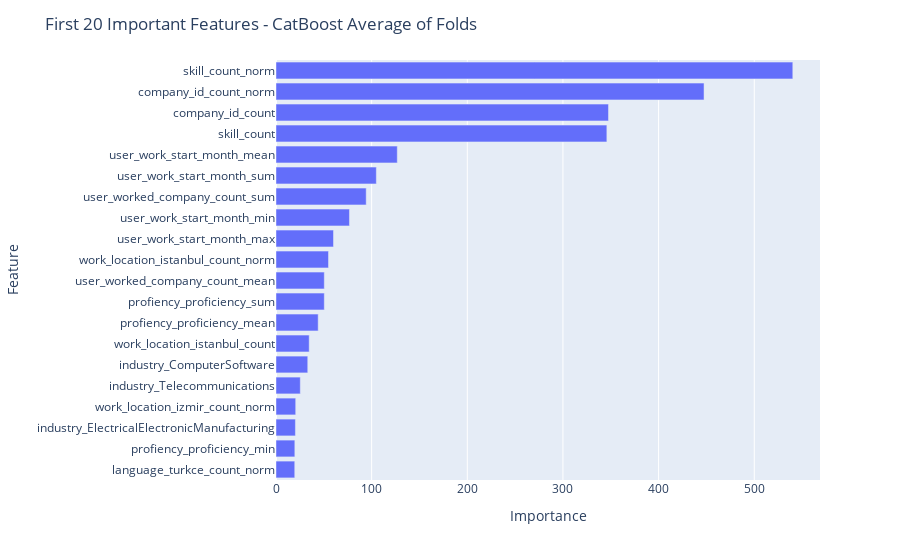

Notebook source saved alongside this figure:
### Code cell
test = pd.read_csv("./test_user_lang_work.csv")
df = pd.read_csv("./data/test_users.csv")
test["user_id"] = df["user_id"]
test = test.merge(skills_loo_test_agg, on="user_id", how="left")
test.drop(columns=["user_id","user_work_start_year_min", "user_work_start_year_mean","user_work_start_year_sum"],inplace=True)

models = encode_test(skills_loo_train_agg)
model_preds = [model.predict(test) for model in models]
model_preds

### Figure 1 — Plotly figure (JSON) as saved in the notebook; plotly's stock layout.template omitted (floating-point values rounded to 4 significant figures)
{"data": [{"alignmentgroup": "True", "hovertemplate": "Importance=%{x}<br>Feature=%{y}<extra></extra>", "legendgroup": "", "marker": {"color": "#636efa", "pattern": {"shape": ""}}, "name": "", "offsetgroup": "", "orientation": "h", "showlegend": false, "textposition": "auto", "type": "bar", "x": [19.6, 19.7, 20.3, 20.6, 25.4, 33.2, 34.7, 44.1, 50.5, 50.5, 54.9, 60.1, 76.8, 94.3, 104.9, 126.8, 345.9, 347.6, 447.5, 540.3], "xaxis": "x", "y": ["language_turkce_count_norm", "profiency_proficiency_min", "industry_ElectricalElectronicManufacturing", "work_location_izmir_count_norm", "industry_Telecommunications", "industry_ComputerSoftware", "work_location_istanbul_count", "profiency_proficiency_mean", "profiency_proficiency_sum", "user_worked_company_count_mean", "work_location_istanbul_count_norm", "user_work_start_month_max", "user_work_start_month_min", "user_worked_company_count_sum", "user_work_start_month_sum", "user_work_start_month_mean", "skill_count", "company_id_count", "company_id_count_norm", "skill_count_norm"], "yaxis": "y"}], "layout": {"barmode": "relative", "legend": {"tracegroupgap": 0}, "margin": {"t": 60}, "title": {"text": "First 20 Important Features - CatBoost Average of Folds"}, "xaxis": {"anchor": "y", "domain": [0, 1], "title": {"text": "Importance"}}, "yaxis": {"anchor": "x", "domain": [0, 1], "title": {"text": "Feature"}}}}
